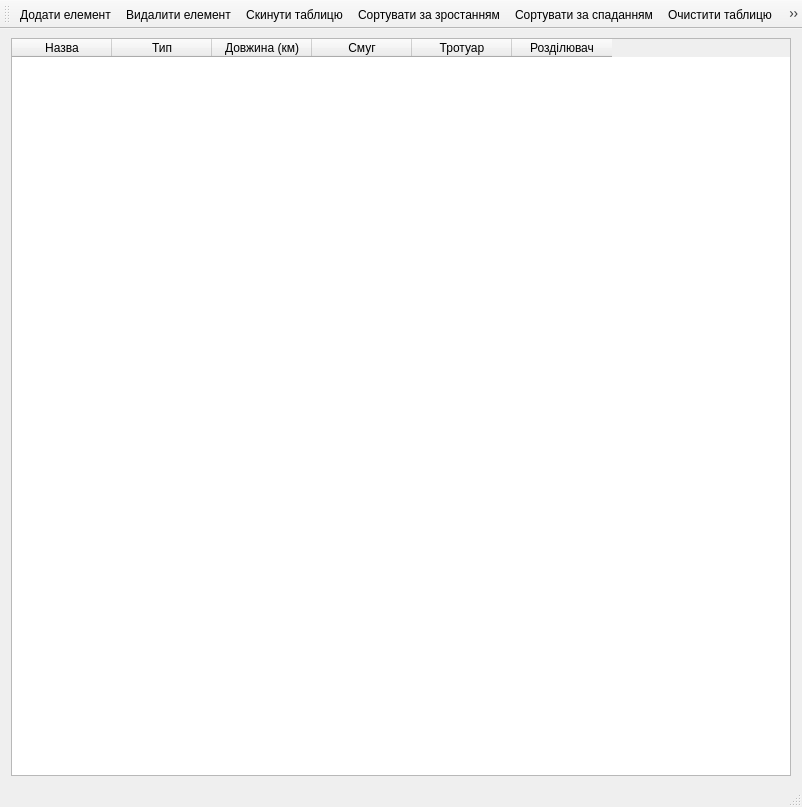
<?xml version="1.0" encoding="UTF-8"?>
<ui version="4.0">
 <class>MainWindow</class>
 <widget class="QMainWindow" name="MainWindow">
  <property name="geometry">
   <rect>
    <x>0</x>
    <y>0</y>
    <width>802</width>
    <height>807</height>
   </rect>
  </property>
  <property name="windowTitle">
   <string>MainWindow</string>
  </property>
  <widget class="QWidget" name="centralwidget">
   <layout class="QHBoxLayout" name="horizontalLayout_2">
    <item>
     <widget class="QTableWidget" name="RoadData">
      <property name="minimumSize">
       <size>
        <width>780</width>
        <height>0</height>
       </size>
      </property>
      <property name="maximumSize">
       <size>
        <width>780</width>
        <height>16777215</height>
       </size>
      </property>
      <property name="cursor" stdset="0">
       <cursorShape>CrossCursor</cursorShape>
      </property>
      <property name="horizontalScrollBarPolicy">
       <enum>Qt::ScrollBarAsNeeded</enum>
      </property>
      <column>
       <property name="text">
        <string>Назва</string>
       </property>
      </column>
      <column>
       <property name="text">
        <string>Тип</string>
       </property>
      </column>
      <column>
       <property name="text">
        <string>Довжина (км)</string>
       </property>
      </column>
      <column>
       <property name="text">
        <string>Смуг</string>
       </property>
      </column>
      <column>
       <property name="text">
        <string>Тротуар</string>
       </property>
      </column>
      <column>
       <property name="text">
        <string>Розділювач</string>
       </property>
      </column>
     </widget>
    </item>
   </layout>
  </widget>
  <widget class="QMenuBar" name="menubar">
   <property name="geometry">
    <rect>
     <x>0</x>
     <y>0</y>
     <width>802</width>
     <height>25</height>
    </rect>
   </property>
  </widget>
  <widget class="QStatusBar" name="statusbar"/>
  <widget class="QToolBar" name="toolBar">
   <property name="windowTitle">
    <string>toolBar</string>
   </property>
   <property name="layoutDirection">
    <enum>Qt::LeftToRight</enum>
   </property>
   <property name="orientation">
    <enum>Qt::Horizontal</enum>
   </property>
   <property name="iconSize">
    <size>
     <width>32</width>
     <height>32</height>
    </size>
   </property>
   <property name="toolButtonStyle">
    <enum>Qt::ToolButtonIconOnly</enum>
   </property>
   <attribute name="toolBarArea">
    <enum>TopToolBarArea</enum>
   </attribute>
   <attribute name="toolBarBreak">
    <bool>false</bool>
   </attribute>
   <addaction name="actionAddElement"/>
   <addaction name="actionDeleteElement"/>
   <addaction name="actionResetTable"/>
   <addaction name="actionAscendingSortColumn"/>
   <addaction name="actionDescendingSortColumn"/>
   <addaction name="actionDeleteAllElement"/>
   <addaction name="actionOpenNewFile"/>
   <addaction name="actionFirstTask"/>
   <addaction name="actionSecondTask"/>
   <addaction name="actionThirdTask"/>
   <addaction name="actionFourthTask"/>
  </widget>
  <action name="actionAddElement">
   <property name="icon">
    <iconset resource="Resources.qrc">
     <normaloff>:/Pictures/Data/Pictures/AddButton.png</normaloff>:/Pictures/Data/Pictures/AddButton.png</iconset>
   </property>
   <property name="text">
    <string>Додати елемент</string>
   </property>
   <property name="iconText">
    <string>Додати елемент</string>
   </property>
   <property name="toolTip">
    <string>Додати новий елемент</string>
   </property>
  </action>
  <action name="actionDeleteElement">
   <property name="icon">
    <iconset resource="Resources.qrc">
     <normaloff>:/Pictures/Data/Pictures/DeleteButton.png</normaloff>:/Pictures/Data/Pictures/DeleteButton.png</iconset>
   </property>
   <property name="text">
    <string>Видалити елемент</string>
   </property>
   <property name="toolTip">
    <string>Видалити обраний елемент</string>
   </property>
  </action>
  <action name="actionResetTable">
   <property name="icon">
    <iconset resource="Resources.qrc">
     <normaloff>:/Pictures/Data/Pictures/ResetButton.png</normaloff>:/Pictures/Data/Pictures/ResetButton.png</iconset>
   </property>
   <property name="text">
    <string>Скинути таблицю</string>
   </property>
   <property name="toolTip">
    <string>Відновити таблицю до початквого стану</string>
   </property>
  </action>
  <action name="actionAscendingSortColumn">
   <property name="icon">
    <iconset resource="Resources.qrc">
     <normaloff>:/Pictures/Data/Pictures/SortDownButton.png</normaloff>:/Pictures/Data/Pictures/SortDownButton.png</iconset>
   </property>
   <property name="text">
    <string>Сортувати за зростанням</string>
   </property>
   <property name="toolTip">
    <string>Сортувати обраний колонку за зростанням</string>
   </property>
  </action>
  <action name="actionDescendingSortColumn">
   <property name="icon">
    <iconset resource="Resources.qrc">
     <normaloff>:/Pictures/Data/Pictures/SortUpButton.png</normaloff>:/Pictures/Data/Pictures/SortUpButton.png</iconset>
   </property>
   <property name="text">
    <string>Сортувати за спаданням</string>
   </property>
   <property name="toolTip">
    <string>Сортувати обраний колонку за спаданням</string>
   </property>
  </action>
  <action name="actionDeleteAllElement">
   <property name="icon">
    <iconset resource="Resources.qrc">
     <normaloff>:/Pictures/Data/Pictures/DeleteAllButton.png</normaloff>:/Pictures/Data/Pictures/DeleteAllButton.png</iconset>
   </property>
   <property name="text">
    <string>Очистити таблицю</string>
   </property>
   <property name="toolTip">
    <string>Повністю очистити таблицю</string>
   </property>
  </action>
  <action name="actionOpenNewFile">
   <property name="icon">
    <iconset resource="Resources.qrc">
     <normaloff>:/Pictures/Data/Pictures/OpenFileButton.png</normaloff>:/Pictures/Data/Pictures/OpenFileButton.png</iconset>
   </property>
   <property name="text">
    <string>Відкрити з файлу</string>
   </property>
   <property name="toolTip">
    <string>Відкрити ваш список з файлу на комп'ютері</string>
   </property>
  </action>
  <action name="actionFirstTask">
   <property name="icon">
    <iconset resource="Resources.qrc">
     <normaloff>:/Pictures/Data/Pictures/Task1Button.png</normaloff>:/Pictures/Data/Pictures/Task1Button.png</iconset>
   </property>
   <property name="text">
    <string>Перше завдання</string>
   </property>
   <property name="toolTip">
    <string>Найкоротша дорога, де найбільша кількість смуг</string>
   </property>
  </action>
  <action name="actionSecondTask">
   <property name="icon">
    <iconset resource="Resources.qrc">
     <normaloff>:/Pictures/Data/Pictures/Task2Button.png</normaloff>:/Pictures/Data/Pictures/Task2Button.png</iconset>
   </property>
   <property name="text">
    <string>Друге завдання</string>
   </property>
   <property name="toolTip">
    <string>Всі дороги, в яких наявні розділювачі посередині,
кількість смуг &gt; 2 та згрупувати за типом</string>
   </property>
  </action>
  <action name="actionThirdTask">
   <property name="icon">
    <iconset resource="Resources.qrc">
     <normaloff>:/Pictures/Data/Pictures/Task3Button.png</normaloff>:/Pictures/Data/Pictures/Task3Button.png</iconset>
   </property>
   <property name="text">
    <string>Третє завдання</string>
   </property>
   <property name="toolTip">
    <string>Типи автомобільних доріг, з найбільшою протяжністю
та наявністю пішохідних доріжок</string>
   </property>
  </action>
  <action name="actionFourthTask">
   <property name="icon">
    <iconset resource="Resources.qrc">
     <normaloff>:/Pictures/Data/Pictures/Task4Button.png</normaloff>:/Pictures/Data/Pictures/Task4Button.png</iconset>
   </property>
   <property name="text">
    <string>Четверте завдання</string>
   </property>
   <property name="toolTip">
    <string>Автомобільні дороги з найбільшою кількістю смуг
та наявними пішохідними доріжками,
які належать до регіональних</string>
   </property>
  </action>
 </widget>
 <resources>
  <include location="Resources.qrc"/>
 </resources>
 <connections/>
</ui>
